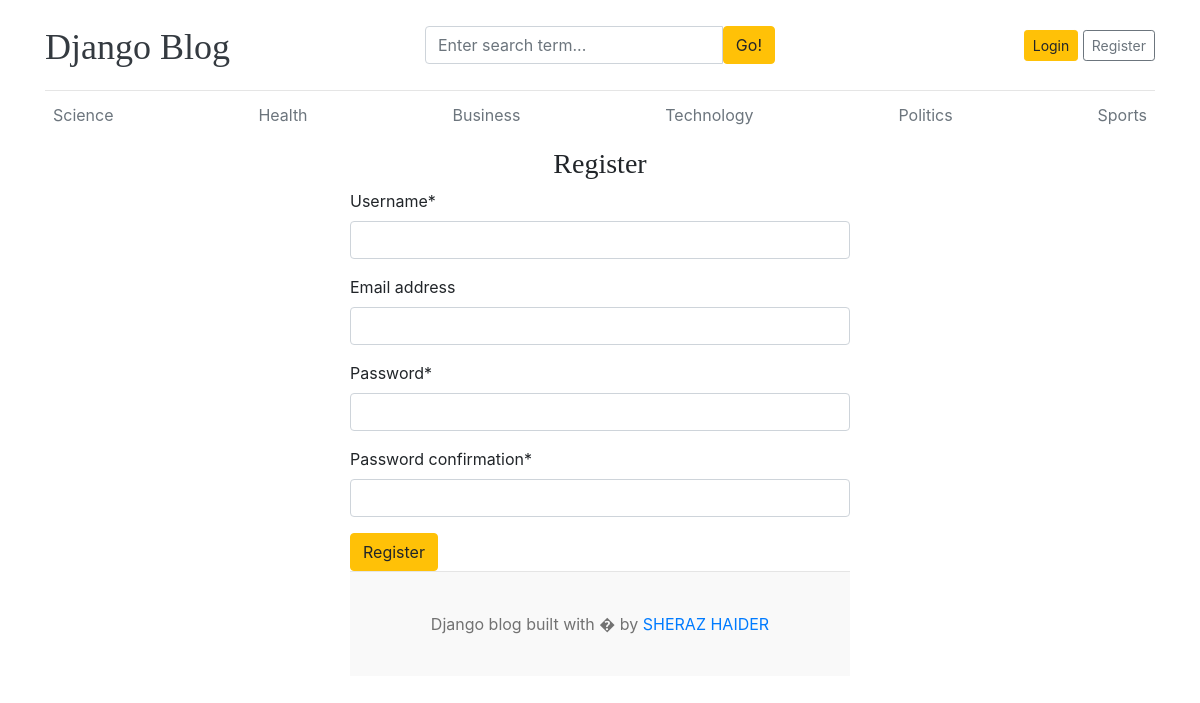
Screenshot of /register/ with the database file from the repository.
### blogs/models.py (models this page shows, shortened)
class Catagory(models.Model):
    catagory_name = models.CharField(max_length=50, unique=True)
    created_at = models.DateTimeField(auto_now_add=True)
    updated_at = models.DateTimeField(auto_now=True)
    class Meta:
        verbose_name_plural = "Catagories"

### blog_main/views.py (the view)
# urls.py: path('register/', views.register, name='register'),
def register(request):
    if request.method == "POST":
        form = RegistrationForm(request.POST)
        if form.is_valid():
            form.save()
            return redirect('register')
        else:
            print(form.errors)
    else:
        form = RegistrationForm()
    context = {
        "form": form,
        }
    return render(request, "register.html", context)

### blog_main/forms.py
class RegistrationForm(UserCreationForm):
    class Meta:
        model = User
        fields = ('username', 'email', 'password1', 'password2')
        widgets = {
            'username': forms.TextInput(attrs={'class': 'form-control'}),
            'email': forms.EmailInput(attrs={'class': 'form-control'}),
            'password1': forms.PasswordInput(attrs={'class': 'form-control'}),
            'password2': forms.PasswordInput(attrs={'class': 'form-control'}),
        }
    def __init__(self, *args, **kwargs):
        super().__init__(*args, **kwargs)
        for field in self.fields.values():
            field.help_text = None

### blogs/context_processors.py (called while the page is built)
def get_catagories(request):
    catagories = Catagory.objects.all()
    return dict(catagories=catagories)

def get_social_links(request):
    social_links = SocialLink.objects.all()
    return dict(social_links=social_links)

### templates/register.html (shortened to what this page needs)
{% extends "base.html" %}
{% block content %}
{% load crispy_forms_tags %}
<h3 class="text-center">Register</h3>
<form action="{% url 'register' %}" method="POST" style="width: 500px; margin: auto;">
    {{ form | crispy }}
    <button type="submit" class="btn btn-warning">Register</button>
{% endblock content %}

### templates/base.html (shortened to what this page needs)
{% load static %}
<!DOCTYPE html>
<html lang="en">
<head>
    <link href="https://getbootstrap.com/docs/4.0/dist/css/bootstrap.min.css" rel="stylesheet">
    <link href="{% static 'css/blog.css' %}" rel="stylesheet">
    <link rel="stylesheet" href="https://cdnjs.cloudflare.com/ajax/libs/font-awesome/4.7.0/css/font-awesome.min.css">
  </head>
<body>
    <div class="container">
      <header class="blog-header py-3">
        <div class="row flex-nowrap justify-content-between align-items-center">
          <div class="col-4 pt-1">
            <a class="blog-header-logo text-dark" href="/">Django Blog</a>
          </div>
          <div class="col-4">
            <form action="{% url 'search' %}" method="GET">
              <div class="input-group">
                        <input class="form-control" type="text" name="keyword" value="{{ keyword }}" placeholder="Enter search term..." aria-label="Enter search term..." aria-describedby="button-search" />
                        <button type="submit" class="btn btn-warning" id="button-search" type="button">Go!</button>
                    </div>
            </form>
          </div>
          <div class="col-4 d-flex justify-content-end align-items-center">
            {% if not user.is_authenticated %}
            <a class="btn btn-sm btn-warning" href="{% url 'login' %}">Login</a> &nbsp;
            <a class="btn btn-sm btn-outline-secondary" href="{% url 'register' %}">Register</a>
            {% else %}
            <span class="mr-2 btn btn-sm btn-outline-secondary"><a href="{% url 'dashboard' %}">Dashboard</a></span>
            &emsp;
            <a class="btn btn-sm btn-outline-secondary" href="{% url 'logout' %}">Logout</a>
            {% endif %}
          </div>
        </div>
      </header>
      <div class="nav-scroller py-1 mb-2">
        <nav class="nav d-flex justify-content-between">
            {% for cat in catagories %}
          <a class="p-2 text-muted" href="{% url 'posts_by_catagory' cat.id %}">{{ cat.catagory_name }}</a>
            {% endfor %}
        </nav>
      </div>
{% block content %}{% endblock content %}
<footer class="blog-footer">
  <p>Django blog built with � by <a href="#">SHERAZ HAIDER</a></p>
</footer>
</body>
</html>

### blog_main/static/css/blog.css (style rules this page uses)
.blog-header { border-bottom: 1px solid #e5e5e5; }
.blog-header-logo { font-family: "Playfair Display", Georgia, "Times New Roman", serif; font-size: 2.25rem; }
h1, h2, h3, h4, h5, h6 { font-family: "Playfair Display", Georgia, "Times New Roman", serif; }
.blog-footer { padding: 2.5rem 0; color: #727272; text-align: center; background-color: #f9f9f9; border-top: .05rem solid #e5e5e5; }
.blog-footer p:last-child { margin-bottom: 0; }

### rows the page displays
Catagory: catagory_name "Science"
Catagory: catagory_name "Health"
Catagory: catagory_name "Business"
Catagory: catagory_name "Technology"
Catagory: catagory_name "Politics"
Catagory: catagory_name "Sports"
